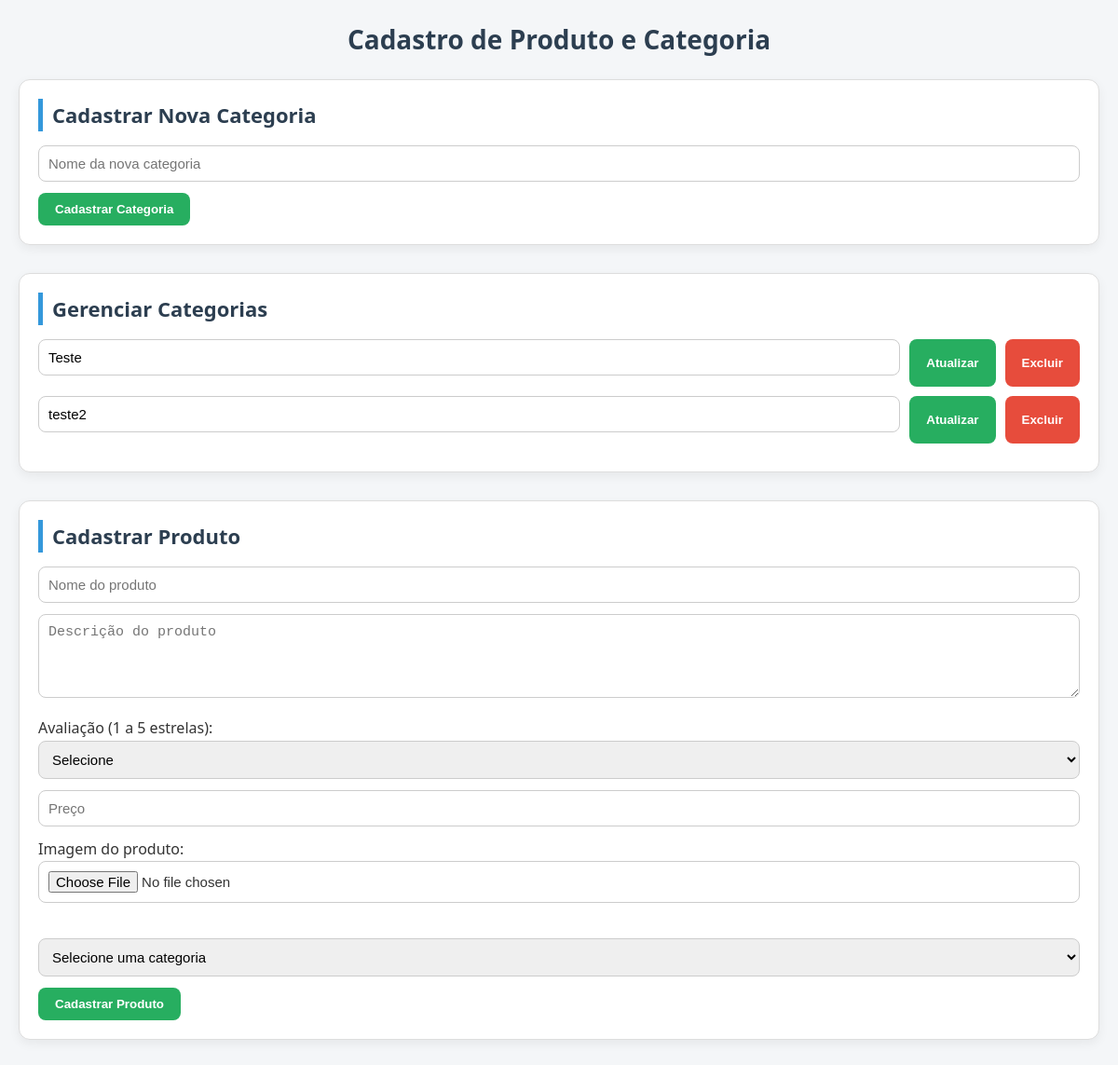
The page /cadastro_produto.php on the database its author committed.
### tables this page shows
CREATE TABLE `categorias` (
  `id` int(11) NOT NULL,
  `nome` varchar(100) NOT NULL
);

### cadastro_produto.php (the view, shortened to what this page needs)
<?php
try {
  $pdo = new PDO("mysql:host=localhost;dbname=Loja Virtual Teste", "root", "");
  $pdo->setAttribute(PDO::ATTR_ERRMODE, PDO::ERRMODE_EXCEPTION);
} catch (PDOException $e) {
  die("Erro na conexão: " . $e->getMessage());
}
$categorias = $pdo->query("SELECT * FROM categorias")->fetchAll();
?>
<!DOCTYPE html>
<html lang="pt-br">
<head>
  <link rel="stylesheet" href="css/cadastro.css" />
</head>
<body>
  <h1>Cadastro de Produto e Categoria</h1>
  <section class="form-section">
    <h2>Cadastrar Nova Categoria</h2>
    <form method="POST">
      <input type="text" name="novaCategoria" placeholder="Nome da nova categoria" required />
      <button type="submit">Cadastrar Categoria</button>
    </form>
  </section>
  <section class="form-section">
    <h2>Gerenciar Categorias</h2>
    <?php foreach ($categorias as $cat): ?>
      <form method="POST" style="display:flex; gap:10px; margin-bottom:10px;">
        <input type="text" name="editarCategoria" value="<?= htmlspecialchars($cat['nome']) ?>" />
        <button type="submit">Atualizar</button>
        <button type="submit" name="excluirCategoria" value="<?= $cat['id'] ?>" onclick="return confirm('Excluir esta categoria?')">Excluir</button>
      </form>
    <?php endforeach; ?>
  </section>
  <section class="form-section">
    <h2>Cadastrar Produto</h2>
    <form method="POST" enctype="multipart/form-data">
      <input type="text" name="produtoNome" placeholder="Nome do produto" required />
      <textarea name="produtoDescricao" placeholder="Descrição do produto" rows="4" required></textarea>
      <label for="produtoAvaliacao">Avaliação (1 a 5 estrelas):</label>
      <select name="produtoAvaliacao" id="produtoAvaliacao" required>
        <option value="">Selecione</option>
      </select>
      <input type="number" name="produtoPreco" placeholder="Preço" step="0.01" required />
      <label for="produtoImagem">Imagem do produto:</label><br>
      <input type="file" name="produtoImagem" id="produtoImagem" accept="image/*" onchange="mostrarPrevia()" required /><br><br>
      <select name="produtoCategoria" required>
        <option value="">Selecione uma categoria</option>
      </select>
      <button type="submit">Cadastrar Produto</button>
    </form>
  </section>
</body>
</html>

### css/cadastro.css (style rules this page uses)
* { box-sizing: border-box; margin: 0; padding: 0; }
body { font-family: 'Segoe UI', Tahoma, sans-serif; background-color: #f4f6f8; color: #333; padding: 20px; line-height: 1.6; }
h1 { text-align: center; font-size: 28px; color: #2c3e50; margin-bottom: 20px; }
.form-section { background: #fff; border: 1px solid #ddd; border-radius: 12px; padding: 20px; margin-bottom: 30px; box-shadow: 0 4px 12px rgba(0,0,0,0.06); }
.form-section h2 { font-size: 22px; color: #2c3e50; margin-bottom: 15px; border-left: 5px solid #3498db; padding-left: 10px; }
.form-section input[type="text"], .form-section input[type="number"], .form-section input[type="file"], .form-section textarea, .form-section select { width: 100%; padding: 10px; font-size: 15px; border: 1px solid #ccc; border-radius: 8px; margin-bottom: 12px; transition: border-color 0.3s ease; }
.form-section button { padding: 10px 18px; background-color: #3498db; color: white; border: none; border-radius: 8px; font-weight: bold; cursor: pointer; transition: background-color 0.3s ease, transform 0.2s ease; }
form button[name="excluirCategoria"] { background-color: #e74c3c; }
form button[type="submit"]:not([name="excluirCategoria"]) { background-color: #27ae60; }

### rows shown on the page
categorias: editarCategoria "Teste", $cat['id'] 1 (drawn)
categorias: editarCategoria "teste2", $cat['id'] 4 (drawn)
